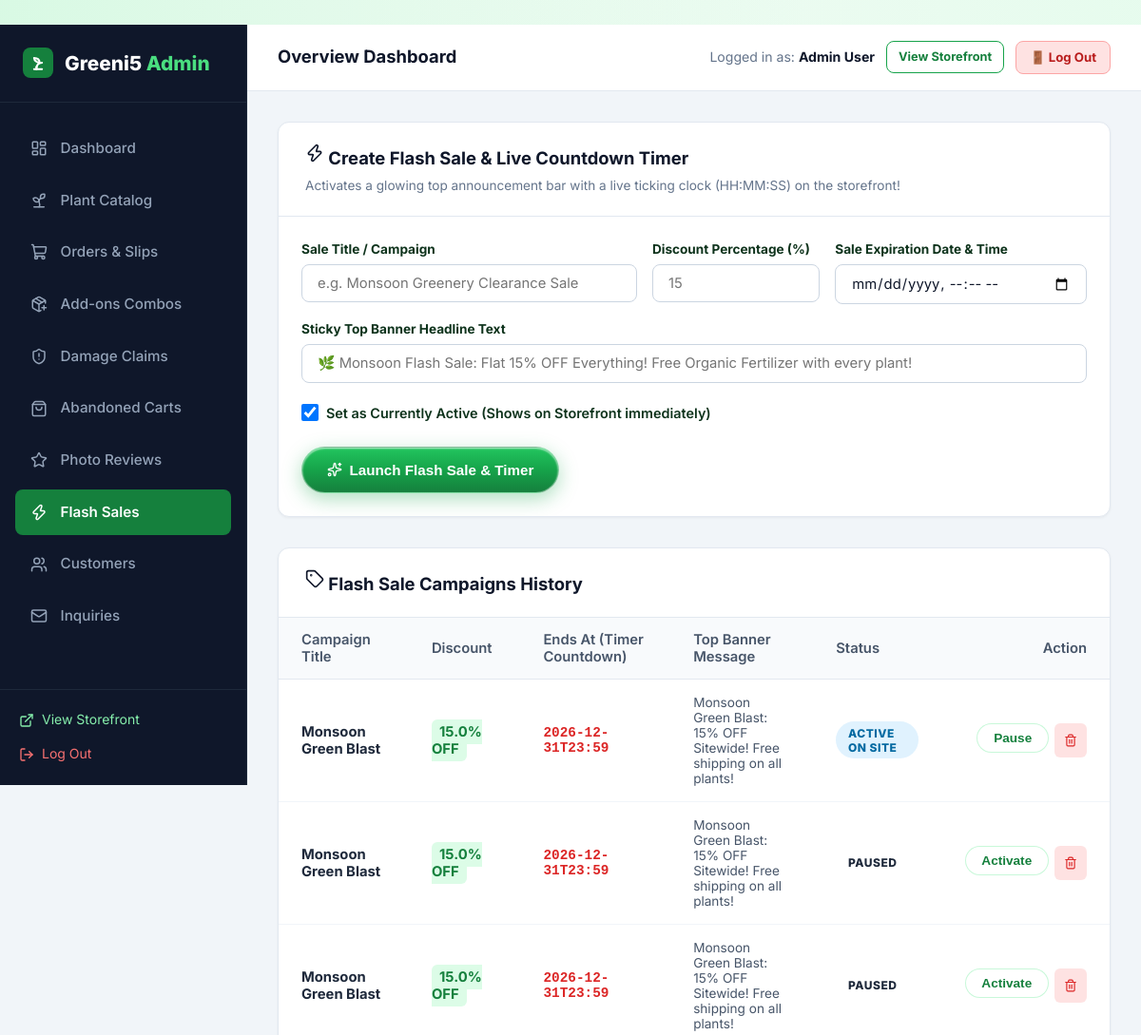
Page /admin/promotions (signed in, upper part) on the earlier database version.
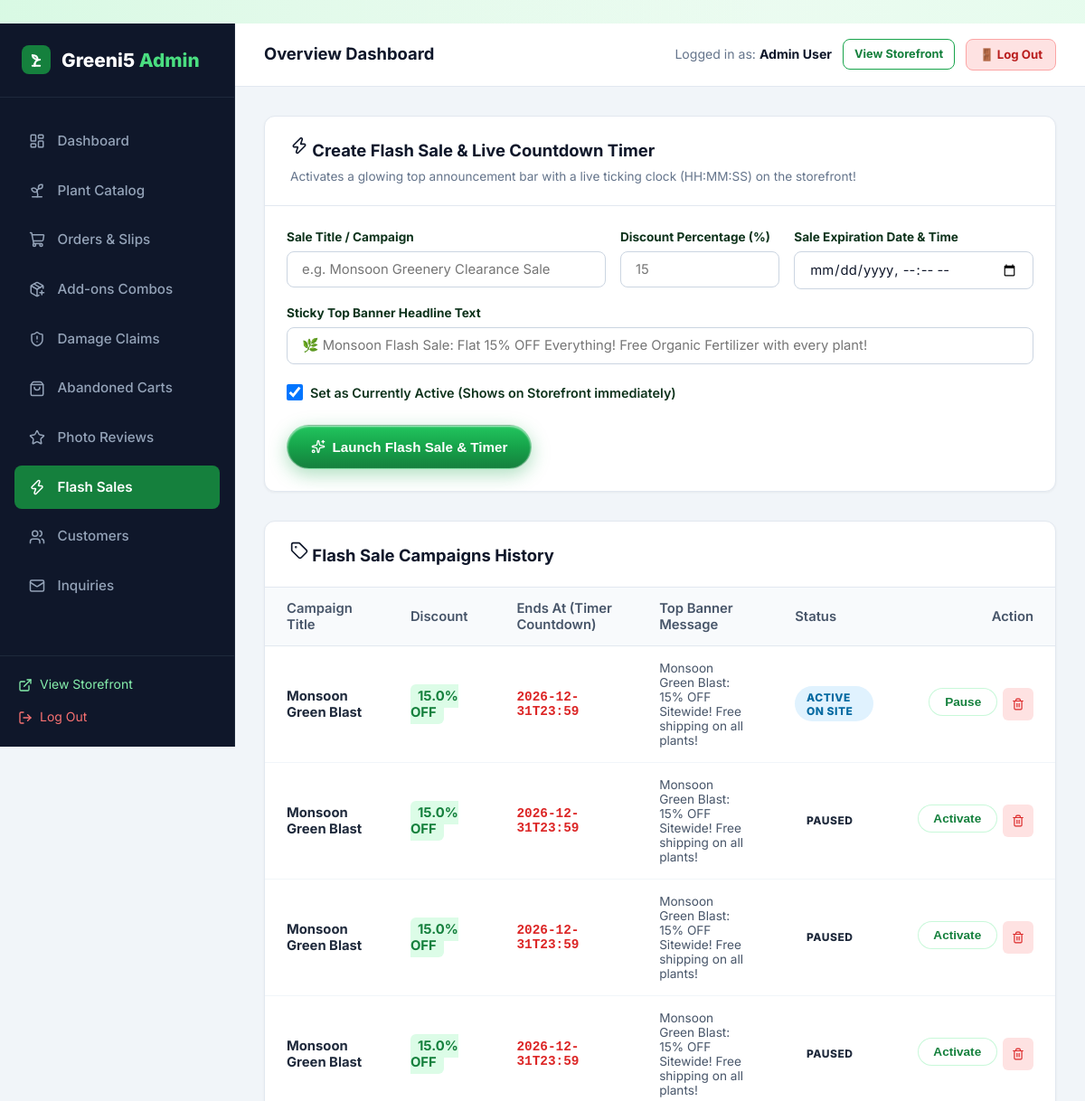
Same page on the later database version.
### tables this page shows
CREATE TABLE flash_sales (
        id INTEGER PRIMARY KEY AUTOINCREMENT,
        title TEXT NOT NULL,
        discount_pct REAL NOT NULL,
        starts_at TIMESTAMP,
        ends_at TIMESTAMP NOT NULL,
        banner_text TEXT,
        is_active INTEGER DEFAULT 1,
        created_at TIMESTAMP DEFAULT CURRENT_TIMESTAMP
    );

### app.py (the view, shortened to what this page needs)
@app.route('/admin/promotions', methods=['GET', 'POST'])
@admin_required
def admin_promotions():
    sales = query_db('SELECT * FROM flash_sales ORDER BY id DESC')
    return render_template('admin/promotions.html', sales=sales)

### app.py (called while the page is built)
@app.after_request
def add_cache_control_headers(response):
    if response.content_type and 'text/html' in response.content_type:
        response.headers['Cache-Control'] = 'no-cache, no-store, must-revalidate, max-age=0'
        response.headers['Pragma'] = 'no-cache'
        response.headers['Expires'] = '0'
    return response

def admin_required(f):
    @wraps(f)
    def decorated_function(*args, **kwargs):
        if 'user_id' not in session:
            flash('Admin authentication required.', 'warning')
            return redirect(url_for('login', next=request.full_path.rstrip('?')))
        user = query_db('SELECT role FROM users WHERE id = ?', (session['user_id'],), one=True)
        if not user or user['role'] != 'admin':
            flash('Access denied. Administrator privileges required.', 'danger')
            return redirect(url_for('index'))
        return f(*args, **kwargs)
    return decorated_function

### database.py (called while the page is built)
def get_db():
    db = getattr(g, '_database', None)
    if db is None:
        db = g._database = sqlite3.connect(DATABASE)
        db.row_factory = sqlite3.Row
        db.execute('PRAGMA foreign_keys = ON;')
    return db

### templates/admin/promotions.html (shortened to what the changed rows need)
﻿{% extends "admin/base_admin.html" %}
{% block admin_content %}
<div class="admin-card">
  <div class="table-responsive">
    <table class="admin-table">
      <thead>
        <tr>
          <th>Campaign Title</th>
          <th>Discount</th>
          <th>Ends At (Timer Countdown)</th>
          <th>Top Banner Message</th>
          <th>Status</th>
          <th style="text-align: right;">Action</th>
        </tr>
      </thead>
      <tbody>
        {% for sale in sales %}
        <tr>
          <td><strong>{{ sale.title }}</strong></td>
          <td><span style="background: #dcfce7; color: #15803d; padding: 4px 8px; border-radius: 6px; font-weight: 700;">{{ sale.discount_pct }}% OFF</span></td>
          <td>
            <div style="font-family: monospace; font-size: 0.9rem; font-weight: 700; color: #dc2626;">
              {{ sale.ends_at }}
            </div>
          </td>
          <td style="font-size: 0.85rem; color: #475569; max-width: 300px;">{{ sale.banner_text }}</td>
          <td>
            {% if sale.is_active %}
              <span class="badge badge-accepted">Active on Site</span>
            {% else %}
              <span class="badge badge-secondary">Paused</span>
            {% endif %}
          </td>
          <td style="text-align: right;">
            <div style="display: inline-flex; gap: 6px;">
              <form action="{{ url_for('admin_promotion_toggle', sale_id=sale.id) }}" method="POST" style="display:inline;">
                <button type="submit" class="btn btn-secondary btn-sm">
                  {% if sale.is_active %}Pause{% else %}Activate{% endif %}
                </button>
              </form>
              <form action="{{ url_for('admin_promotion_delete', sale_id=sale.id) }}" method="POST" style="display:inline;" onsubmit="return confirm('Delete this sale?');">
                <button type="submit" class="btn btn-sm" style="background: #fee2e2; color: #dc2626; border: none; padding: 6px 10px; border-radius: 6px; cursor: pointer;">
                  <i data-lucide="trash-2" style="width: 14px;"></i>
                </button>
              </form>
            </div>
          </td>
        </tr>
        {% else %}
        <tr>
          <td colspan="6" style="text-align: center; padding: 2rem; color: #64748b;">
            No flash sales configured yet. Launch one above!
          </td>
        </tr>
        {% endfor %}
      </tbody>
    </table>
  </div>
</div>
{% endblock %}

Differences in the rows shown:
added flash_sales: title "Monsoon Green Blast", discount_pct "15.0", ends_at "2026-12-31T23:59", banner_text "Monsoon Green Blast: 15% OFF Sitewide! Free shipping on all plants!", is_active "ACTIVE ON SITE"
changed flash_sales (number 2 of 4 on the later page): is_active "ACTIVE ON SITE Pause" → "PAUSED Activate"
